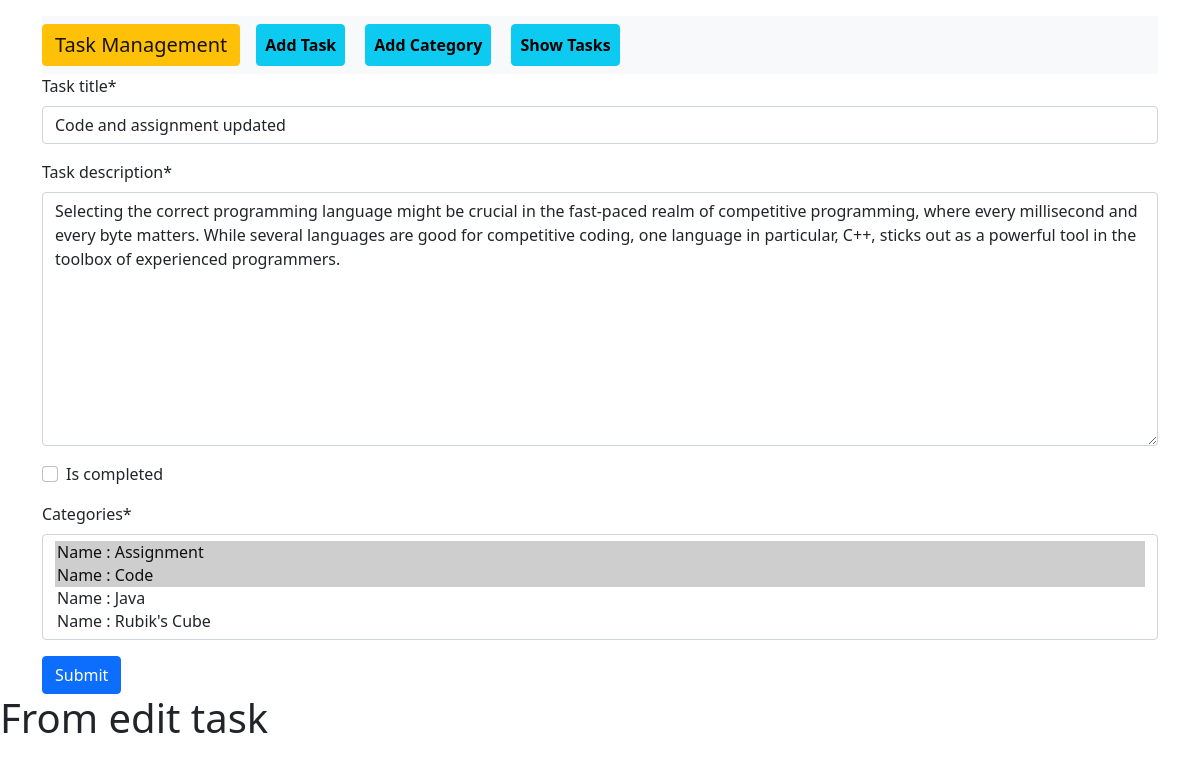
Screenshot of /task/edit_task/4 with the database file from the repository.
### task/models.py (models this page shows, shortened)
class TaskModel(models.Model):
    task_title = models.CharField(max_length=100)
    task_description = models.TextField()
    is_completed = models.BooleanField(default=False)
    task_assign_date = models.DateField(auto_now_add=True)
    categories = models.ManyToManyField(CategoryModel)

### task/views.py (the view)
# urls.py: path('edit_task/<int:id>', views.edit_task, name='edit_task'),
def edit_task(request, id):
    task = TaskModel.objects.get(pk = id)
    if request.method == 'POST':
        form = TaskForm(request.POST, instance=task)
        if form.is_valid():
            form.save()
            print (form.cleaned_data)
            return redirect('task_list')
    form = TaskForm(instance=task)
    return render(request, 'edit_task.html', {'form': form})

### task/forms.py
class TaskForm(forms.ModelForm):
    class Meta:
        model = TaskModel
        fields = '__all__'

### category/models.py (called while the page is built)
    def __str__(self) -> str:
        return f'Name : {self.category_name}'

### task/templates/edit_task.html (shortened to what this page needs)
{% extends "base.html" %}
{% block content %}
{% load crispy_forms_tags %}
<div class="container">
    <form method="post">
        {{ form|crispy }}
        <button type="submit" class="btn btn-primary">Submit</button>
    </form>
</div>
    <h1>From edit task</h1>
{% endblock content %}

### rows the page displays
TaskModel: task_title "Code and assignment updated", task_description "Selecting the correct programming language might be crucial in the fast-paced realm of competitive programming, where every millisecond and every byte matters. While several languages are good for competitive coding, one language in particular, C++, sticks out as a powerful tool in the toolbox of experienced programmers."
